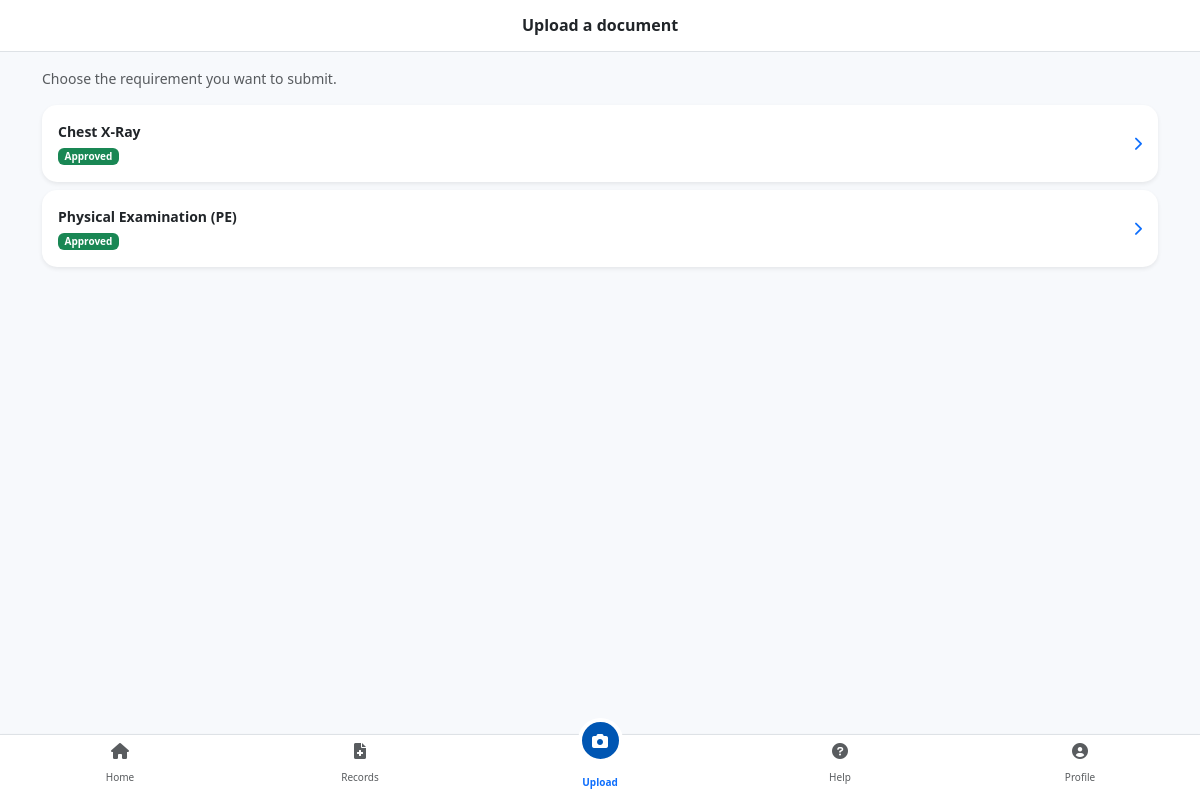
The app's page /upload.php (signed in) with its own data.
### tables this page shows
CREATE TABLE `requirements` (
  `id` int(11) NOT NULL,
  `req_name` varchar(100) NOT NULL,
  `description` text DEFAULT NULL,
  `is_active` tinyint(1) DEFAULT 1,
  `created_at` timestamp NOT NULL DEFAULT current_timestamp()
);

CREATE TABLE `submissions` (
  `id` int(11) NOT NULL,
  `student_id` int(11) DEFAULT NULL,
  `document_type` varchar(100) NOT NULL,
  `file_path` varchar(255) NOT NULL,
  `status` varchar(50) DEFAULT 'Pending',
  `remarks` text DEFAULT NULL,
  `staff_signature` varchar(255) DEFAULT NULL,
  `uploaded_at` timestamp NOT NULL DEFAULT current_timestamp()
);

### includes/security.php (called while the page is built, shortened)
<?php
function h($value): string {
    return htmlspecialchars((string)$value, ENT_QUOTES, 'UTF-8');
}

### includes/status.php (the view, shortened to what this page needs)
<?php
require_once __DIR__ . '/security.php';
function status_label($status): string {
    if ($status === 'Approved')   return 'Approved';
    return (string)$status;
}
function status_color($status): string {
    if ($status === 'Approved') return 'success';
    return 'secondary';
}
function status_badge($status): string {
    $color = status_color($status);
    $text  = ($color === 'warning') ? ' text-dark' : '';
    $dim   = !$status ? ' opacity-50' : '';
    return '<span class="badge bg-' . $color . $text . $dim . '" style="font-size:10px;">'
         . h(status_label($status)) . '</span>';
}

### upload.php (shortened to what this page needs)
<?php
require_once 'includes/security.php';
require_once 'includes/db_conn.php';
require_once 'includes/status.php';
$student_id = (int)$_SESSION['user_id'];
$type = trim($_GET['type'] ?? '');
$requirements = [];
$res = $conn->query("SELECT req_name, description FROM requirements WHERE is_active = 1 ORDER BY id ASC");
while ($row = $res->fetch_assoc()) {
    $requirements[$row['req_name']] = $row;
}
$subs = [];
$stmt = $conn->prepare("SELECT id, document_type, status, remarks, file_path FROM submissions WHERE student_id = ?");
$stmt->bind_param('i', $student_id);
$stmt->execute();
$res = $stmt->get_result();
while ($row = $res->fetch_assoc()) {
    $subs[$row['document_type']] = $row;
}
?>
<!DOCTYPE html>
<html lang="en">
<head>
    <link href="https://cdn.jsdelivr.net/npm/bootstrap@5.3.0/dist/css/bootstrap.min.css" rel="stylesheet">
    <link rel="stylesheet" href="https://cdnjs.cloudflare.com/ajax/libs/font-awesome/6.0.0/css/all.min.css">
</head>
<body>
<?php if ($type === ''):  ?>
    <div class="p-3 border-bottom bg-white text-center">
        <h6 class="m-0 fw-bold">Upload a document</h6>
    </div>
    <div class="container mt-3">
        <p class="text-muted small">Choose the requirement you want to submit.</p>
        <?php foreach ($requirements as $name => $req): $st = $subs[$name]['status'] ?? null; ?>
            <a href="upload.php?type=<?= urlencode($name) ?>" class="text-decoration-none text-dark">
                <div class="card border-0 shadow-sm mb-2" style="border-radius:15px;">
                    <div class="card-body d-flex justify-content-between align-items-center">
                        <div>
                            <div class="fw-bold small"><?= h($name) ?></div>
                            <?= status_badge($st) ?>
                        </div>
                        <i class="fas fa-chevron-right text-primary small"></i>
                    </div>
                </div>
            </a>
        <?php endforeach; ?>
    </div>
    <?php include('includes/navbar.php'); ?>
<?php endif; ?>
</body>
</html>

### upload.php (style rules this page uses)
body { background: #f7f9fc; padding-bottom: 90px; font-family: 'Segoe UI', sans-serif; }

### records on screen
requirements: name "Chest X-Ray"
submissions: status "Approved"
requirements: name "Physical Examination (PE)"
submissions: status "Approved"

### other values on screen
$__t['label'] "Home"
$__t['label'] "Records"
$__t['label'] "Upload"
$__t['label'] "Help"
$__t['label'] "Profile"
